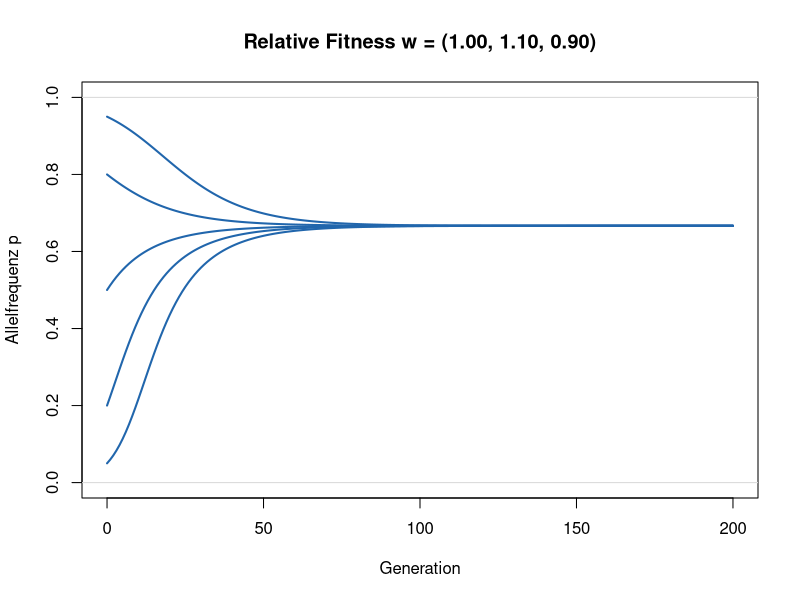
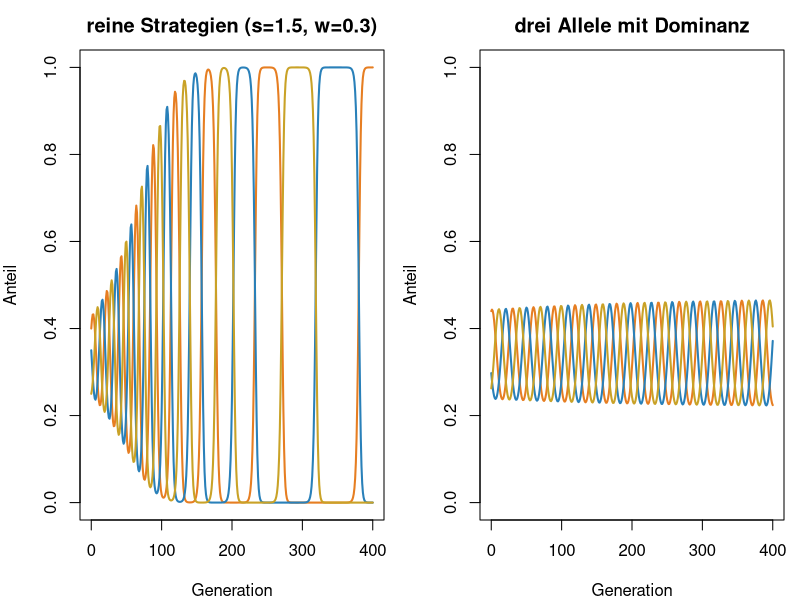
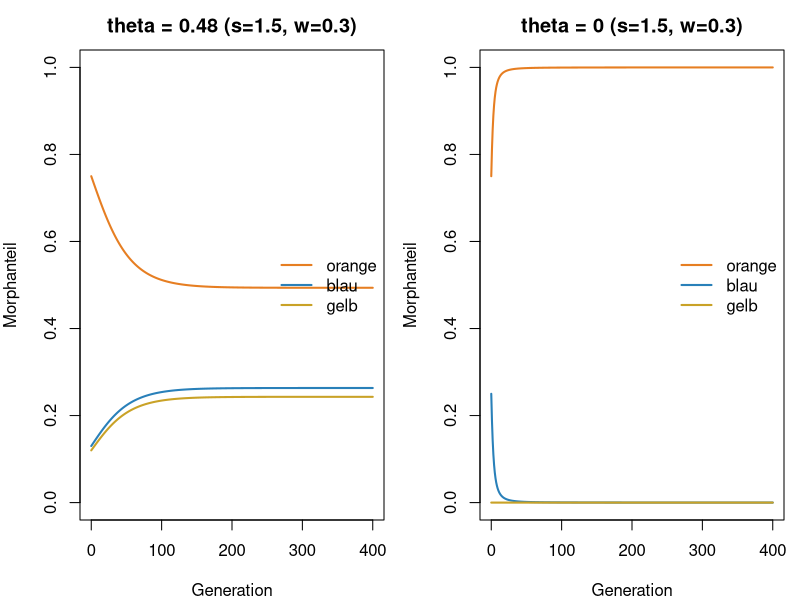

Source code (R) for these figures, in order:
# Woche 6 — Notebook (nur R, base R)
# In RStudio: Working Directory = weeks/week-06, dann Source.
# Keine Abgabe. Nur markierte Parameter aendern.

cols <- c("#e67e22", "#2980b9", "#c9a227")

# =============================================================================
# 1 · Was macht die Heterozygote?
# =============================================================================

# Eine Generation: Allelfrequenz p nach Selektion mit Fitness w = (w_AA, w_Aa, w_aa)
selektionsschritt <- function(p, w) {
  q <- 1 - p
  wbar <- p^2 * w[1] + 2 * p * q * w[2] + q^2 * w[3]  # mittlere Fitness
  (p^2 * w[1] + p * q * w[2]) / wbar                     # Beitrag von A
}

# Bahn von p über mehrere Generationen
simuliere_w <- function(p0, w, gen = 200) {
  p <- numeric(gen + 1)
  p[1] <- p0
  for (t in seq_len(gen)) p[t + 1] <- selektionsschritt(p[t], w)
  p
}

# Homozygote fest; Heterozygote frei waehlen
w_AA <- 1.0
w_aa <- 0.9
w_Aa <- 1.1   # <- aendern (z.B. 0.5, 0.95, 1.1)
w <- c(w_AA, w_Aa, w_aa)
starts <- c(0.05, 0.2, 0.5, 0.8, 0.95)   # Startwerte gleich lassen

plot(NA, xlim = c(0, 200), ylim = c(0, 1),
     xlab = "Generation", ylab = "Allelfrequenz p",
     main = sprintf("Relative Fitness w = (%.2f, %.2f, %.2f)", w[1], w[2], w[3]))
abline(h = c(0, 1), col = "grey85")
for (p0 in starts) {
  lines(0:200, simuliere_w(p0, w), lwd = 2, col = "#2166ac")
}

# F1:
# 1. Homozygote bei 1 und 0.9 belassen; nur w_Aa aendern.
# 2. Wann bleibt Vielfalt? Wann wandert p an den Rand?

# =============================================================================
# 2 · Von Strategien zur Vererbung
# =============================================================================
# O > B → orange; B > Y → blau; Y > O → gelb

# RPS-Auszahlungsmatrix (Kosten): s > 1 stark, w < 1 schwach
make_rps_A <- function(s, w) {
  matrix(c(1, w, s, s, 1, w, w, s, 1), 3, byrow = TRUE)
}

# Reine Strategien (wie Woche 4)
simuliere_strategie <- function(f0, s, w, gen = 400, C = 2) {
  F <- matrix(NA_real_, gen + 1, 3)
  F[1, ] <- f0 / sum(f0)
  for (t in seq_len(gen)) {
    W <- C - as.vector(make_rps_A(s, w) %*% F[t, ])
    f1 <- F[t, ] * W
    F[t + 1, ] <- f1 / sum(f1)
  }
  F
}

# Allelfrequenzen → Morphanteile unter zyklischer Dominanz
morphen_3allel <- function(p) {
  o <- p[1]; b <- p[2]; y <- p[3]
  c(o^2 + 2 * o * b,   # orange: OO, OB
    b^2 + 2 * b * y,   # blau:   BB, BY
    y^2 + 2 * y * o)   # gelb:   YY, YO
}

# Drei Allele: HWE → Morphen → Fitness → Genotypselektion → neue Allelfrequenzen
simuliere_3allel <- function(p0, s, w, gen = 400, C = 2) {
  P <- matrix(NA_real_, gen + 1, 3)
  P[1, ] <- p0 / sum(p0)
  for (t in seq_len(gen)) {
    o <- P[t, 1]; b <- P[t, 2]; y <- P[t, 3]
    f <- morphen_3allel(P[t, ])
    Wm <- C - as.vector(make_rps_A(s, w) %*% f)
    g <- c(o^2, 2 * o * b, 2 * o * y, b^2, 2 * b * y, y^2)
    Wg <- c(Wm[1], Wm[1], Wm[3], Wm[2], Wm[2], Wm[3])
    g1 <- g * Wg / sum(g * Wg)
    P[t + 1, ] <- c(
      g1[1] + 0.5 * g1[2] + 0.5 * g1[3],
      g1[4] + 0.5 * g1[2] + 0.5 * g1[5],
      g1[6] + 0.5 * g1[3] + 0.5 * g1[5]
    )
  }
  P
}

s <- 1.5   # <- aendern
w <- 0.3   # <- aendern
f0 <- c(0.4, 0.35, 0.25)

F_s <- simuliere_strategie(f0, s, w)
M_g <- t(apply(simuliere_3allel(f0, s, w), 1, morphen_3allel))

par(mfrow = c(1, 2), mar = c(4, 4, 2.5, 0.8))
matplot(0:400, F_s, type = "l", lty = 1, lwd = 2, col = cols,
        xlab = "Generation", ylab = "Anteil", ylim = c(0, 1),
        main = paste0("reine Strategien (s=", s, ", w=", w, ")"))
matplot(0:400, M_g, type = "l", lty = 1, lwd = 2, col = cols,
        xlab = "Generation", ylab = "Anteil", ylim = c(0, 1),
        main = "drei Allele mit Dominanz")
par(mfrow = c(1, 1))

# F2:
# 1. Was bleibt gleich zwischen den Panels, was aendert sich?
# 2. Mindestens ein zweites Paar (s, w) ausprobieren.

# =============================================================================
# 3 · Plastizitaet statt eines dritten Allels
# =============================================================================

# Haplotypfrequenz p (Anteil O): Morphanteile mit Plastizitaet theta
farben_theta <- function(p, theta) {
  q <- 1 - p
  c(p^2 + 2 * p * q,       # orange: alles mit mindestens einem O
    (1 - theta) * q^2,     # blau: Anteil (1 - theta) der BB
    theta * q^2)           # gelb: Anteil theta der BB
}

# Eine Frequenz p; Fitness von B ist der Mittelwert aus blau und gelb
simuliere_theta <- function(p0, theta, s, w, gen = 400, C = 2) {
  p <- numeric(gen + 1)
  p[1] <- p0
  for (t in seq_len(gen)) {
    f <- farben_theta(p[t], theta)
    W <- C - as.vector(make_rps_A(s, w) %*% f)
    wO <- W[1]
    wB <- (1 - theta) * W[2] + theta * W[3]
    q <- 1 - p[t]
    p[t + 1] <- p[t] * wO / ((p[t]^2 + 2 * p[t] * q) * wO + q^2 * wB)
  }
  p
}

theta <- 0.48   # <- aendern
s3 <- 1.5         # gleiche Matrix-Staerke wie Abschnitt 2
w3 <- 0.3

plot_theta <- function(th) {
  p <- simuliere_theta(0.5, th, s3, w3)
  M <- t(sapply(p, function(pi) farben_theta(pi, th)))
  matplot(0:400, M, type = "l", lty = 1, lwd = 2, col = cols,
          xlab = "Generation", ylab = "Morphanteil", ylim = c(0, 1),
          main = paste0("theta = ", th, " (s=", s3, ", w=", w3, ")"))
  legend("right", c("orange", "blau", "gelb"),
         col = cols, lty = 1, lwd = 2, bty = "n")
}

par(mfrow = c(1, 2), mar = c(4, 4, 2.5, 0.8))
plot_theta(theta)
plot_theta(0)
par(mfrow = c(1, 1))

# F3:
# 1. Vergleich mit Abschnitt 2.
# 2. Was aendert sich bei theta = 0 (keine gelbe Morphe)?
